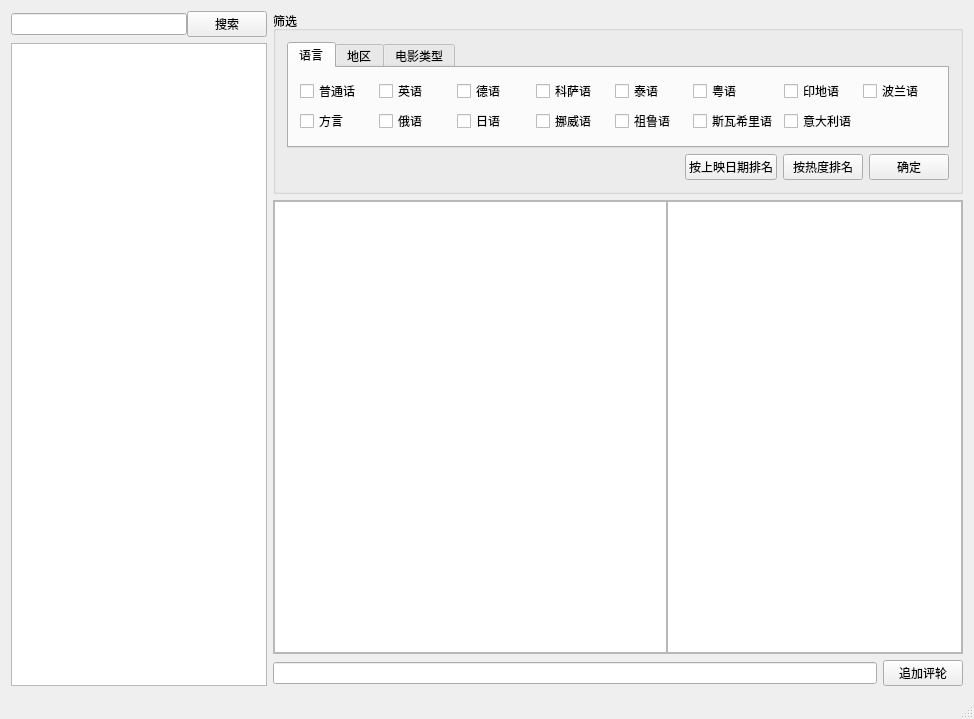
<?xml version="1.0" encoding="UTF-8"?>
<ui version="4.0">
 <class>MainWindow</class>
 <widget class="QMainWindow" name="MainWindow">
  <property name="geometry">
   <rect>
    <x>0</x>
    <y>0</y>
    <width>974</width>
    <height>719</height>
   </rect>
  </property>
  <property name="windowTitle">
   <string>MainWindow</string>
  </property>
  <widget class="QWidget" name="centralWidget">
   <layout class="QGridLayout" name="gridLayout_2">
    <item row="0" column="0" rowspan="3">
     <layout class="QVBoxLayout" name="verticalLayout">
      <item>
       <layout class="QHBoxLayout" name="horizontalLayout_2">
        <property name="spacing">
         <number>0</number>
        </property>
        <item>
         <widget class="QLineEdit" name="lineEdit_search"/>
        </item>
        <item>
         <widget class="QPushButton" name="pushButton_search">
          <property name="text">
           <string>搜索</string>
          </property>
         </widget>
        </item>
       </layout>
      </item>
      <item>
       <widget class="QListWidget" name="listWidget_movie_list">
        <property name="sizePolicy">
         <sizepolicy hsizetype="Preferred" vsizetype="Expanding">
          <horstretch>2</horstretch>
          <verstretch>0</verstretch>
         </sizepolicy>
        </property>
       </widget>
      </item>
     </layout>
    </item>
    <item row="0" column="1">
     <widget class="QGroupBox" name="groupBox_movie_type">
      <property name="sizePolicy">
       <sizepolicy hsizetype="Preferred" vsizetype="Preferred">
        <horstretch>7</horstretch>
        <verstretch>2</verstretch>
       </sizepolicy>
      </property>
      <property name="title">
       <string>筛选</string>
      </property>
      <layout class="QGridLayout" name="gridLayout_3">
       <item row="0" column="0" colspan="4">
        <widget class="QTabWidget" name="tabWidget">
         <property name="currentIndex">
          <number>0</number>
         </property>
         <widget class="QWidget" name="tab">
          <attribute name="title">
           <string>语言</string>
          </attribute>
          <layout class="QGridLayout" name="gridLayout_4">
           <item row="3" column="4">
            <widget class="QCheckBox" name="checkBox_7">
             <property name="text">
              <string>挪威语</string>
             </property>
            </widget>
           </item>
           <item row="3" column="3">
            <widget class="QCheckBox" name="checkBox_6">
             <property name="text">
              <string>日语</string>
             </property>
            </widget>
           </item>
           <item row="0" column="4">
            <widget class="QCheckBox" name="checkBox_16">
             <property name="text">
              <string>科萨语</string>
             </property>
            </widget>
           </item>
           <item row="0" column="1">
            <widget class="QCheckBox" name="checkBox_">
             <property name="text">
              <string>普通话</string>
             </property>
            </widget>
           </item>
           <item row="3" column="2">
            <widget class="QCheckBox" name="checkBox_4">
             <property name="text">
              <string>俄语</string>
             </property>
            </widget>
           </item>
           <item row="3" column="5">
            <widget class="QCheckBox" name="checkBox_18">
             <property name="text">
              <string>祖鲁语</string>
             </property>
            </widget>
           </item>
           <item row="3" column="1">
            <widget class="QCheckBox" name="checkBox_2">
             <property name="text">
              <string>方言</string>
             </property>
            </widget>
           </item>
           <item row="0" column="3">
            <widget class="QCheckBox" name="checkBox_5">
             <property name="text">
              <string>德语</string>
             </property>
            </widget>
           </item>
           <item row="0" column="2">
            <widget class="QCheckBox" name="checkBox_3">
             <property name="text">
              <string>英语</string>
             </property>
            </widget>
           </item>
           <item row="0" column="5">
            <widget class="QCheckBox" name="checkBox_17">
             <property name="text">
              <string>泰语</string>
             </property>
            </widget>
           </item>
           <item row="3" column="6">
            <widget class="QCheckBox" name="checkBox_15">
             <property name="text">
              <string>斯瓦希里语</string>
             </property>
            </widget>
           </item>
           <item row="0" column="6">
            <widget class="QCheckBox" name="checkBox_19">
             <property name="text">
              <string>粤语</string>
             </property>
            </widget>
           </item>
           <item row="3" column="7">
            <widget class="QCheckBox" name="checkBox_20">
             <property name="text">
              <string>意大利语</string>
             </property>
            </widget>
           </item>
           <item row="0" column="7">
            <widget class="QCheckBox" name="checkBox_21">
             <property name="text">
              <string>印地语</string>
             </property>
            </widget>
           </item>
           <item row="0" column="8">
            <widget class="QCheckBox" name="checkBox_22">
             <property name="text">
              <string>波兰语</string>
             </property>
            </widget>
           </item>
          </layout>
         </widget>
         <widget class="QWidget" name="tab_2">
          <attribute name="title">
           <string>地区</string>
          </attribute>
          <layout class="QGridLayout" name="gridLayout_5">
           <item row="0" column="2">
            <widget class="QCheckBox" name="checkBox_25">
             <property name="text">
              <string>中国台湾</string>
             </property>
            </widget>
           </item>
           <item row="0" column="1">
            <widget class="QCheckBox" name="checkBox_23">
             <property name="text">
              <string>中国大陆</string>
             </property>
            </widget>
           </item>
           <item row="0" column="3">
            <widget class="QCheckBox" name="checkBox_28">
             <property name="text">
              <string>日本</string>
             </property>
            </widget>
           </item>
           <item row="0" column="4">
            <widget class="QCheckBox" name="checkBox_29">
             <property name="text">
              <string>泰国</string>
             </property>
            </widget>
           </item>
           <item row="5" column="3">
            <widget class="QCheckBox" name="checkBox_27">
             <property name="text">
              <string>英国</string>
             </property>
            </widget>
           </item>
           <item row="5" column="5">
            <widget class="QCheckBox" name="checkBox_31">
             <property name="text">
              <string>意大利</string>
             </property>
            </widget>
           </item>
           <item row="5" column="2">
            <widget class="QCheckBox" name="checkBox_26">
             <property name="text">
              <string>美国</string>
             </property>
            </widget>
           </item>
           <item row="5" column="4">
            <widget class="QCheckBox" name="checkBox_30">
             <property name="text">
              <string>德国</string>
             </property>
            </widget>
           </item>
           <item row="5" column="1">
            <widget class="QCheckBox" name="checkBox_24">
             <property name="text">
              <string>中国香港</string>
             </property>
            </widget>
           </item>
           <item row="0" column="5">
            <widget class="QCheckBox" name="checkBox_32">
             <property name="text">
              <string>   挪威</string>
             </property>
            </widget>
           </item>
          </layout>
         </widget>
         <widget class="QWidget" name="tab_3">
          <attribute name="title">
           <string>电影类型</string>
          </attribute>
          <layout class="QGridLayout" name="gridLayout_6">
           <item row="0" column="2">
            <widget class="QCheckBox" name="checkBox_37">
             <property name="text">
              <string>传记</string>
             </property>
            </widget>
           </item>
           <item row="2" column="0">
            <widget class="QCheckBox" name="checkBox_34">
             <property name="text">
              <string>战争</string>
             </property>
            </widget>
           </item>
           <item row="2" column="1">
            <widget class="QCheckBox" name="checkBox_36">
             <property name="text">
              <string>剧情</string>
             </property>
            </widget>
           </item>
           <item row="0" column="1">
            <widget class="QCheckBox" name="checkBox_35">
             <property name="text">
              <string>历史</string>
             </property>
            </widget>
           </item>
           <item row="2" column="9">
            <widget class="QCheckBox" name="checkBox_46">
             <property name="text">
              <string>功夫</string>
             </property>
            </widget>
           </item>
           <item row="2" column="10">
            <widget class="QCheckBox" name="checkBox_48">
             <property name="text">
              <string> 灾难</string>
             </property>
            </widget>
           </item>
           <item row="0" column="9">
            <widget class="QCheckBox" name="checkBox_45">
             <property name="text">
              <string>艺术</string>
             </property>
            </widget>
           </item>
           <item row="0" column="0">
            <widget class="QCheckBox" name="checkBox_33">
             <property name="text">
              <string>爱情</string>
             </property>
            </widget>
           </item>
           <item row="0" column="10">
            <widget class="QCheckBox" name="checkBox_47">
             <property name="text">
              <string> 古装</string>
             </property>
            </widget>
           </item>
           <item row="2" column="2">
            <widget class="QCheckBox" name="checkBox_38">
             <property name="text">
              <string>动画</string>
             </property>
            </widget>
           </item>
           <item row="0" column="3">
            <widget class="QCheckBox" name="checkBox_39">
             <property name="text">
              <string>科幻</string>
             </property>
            </widget>
           </item>
           <item row="2" column="3">
            <widget class="QCheckBox" name="checkBox_40">
             <property name="text">
              <string>冒险</string>
             </property>
            </widget>
           </item>
           <item row="0" column="5">
            <widget class="QCheckBox" name="checkBox_41">
             <property name="text">
              <string> 奇幻</string>
             </property>
            </widget>
           </item>
           <item row="2" column="5">
            <widget class="QCheckBox" name="checkBox_42">
             <property name="text">
              <string>悬疑</string>
             </property>
            </widget>
           </item>
           <item row="2" column="6">
            <widget class="QCheckBox" name="checkBox_44">
             <property name="text">
              <string>犯罪</string>
             </property>
            </widget>
           </item>
           <item row="0" column="6">
            <widget class="QCheckBox" name="checkBox_43">
             <property name="text">
              <string> 恐怖</string>
             </property>
            </widget>
           </item>
          </layout>
         </widget>
        </widget>
       </item>
       <item row="1" column="0">
        <spacer name="horizontalSpacer">
         <property name="orientation">
          <enum>Qt::Horizontal</enum>
         </property>
         <property name="sizeHint" stdset="0">
          <size>
           <width>40</width>
           <height>20</height>
          </size>
         </property>
        </spacer>
       </item>
       <item row="1" column="3">
        <widget class="QPushButton" name="pushButton_ok">
         <property name="text">
          <string>确定</string>
         </property>
        </widget>
       </item>
       <item row="1" column="2">
        <widget class="QPushButton" name="pushButton_chick">
         <property name="text">
          <string>按热度排名</string>
         </property>
        </widget>
       </item>
       <item row="1" column="1">
        <widget class="QPushButton" name="pushButton_date">
         <property name="text">
          <string>按上映日期排名</string>
         </property>
        </widget>
       </item>
      </layout>
     </widget>
    </item>
    <item row="1" column="1">
     <widget class="QFrame" name="frame">
      <property name="sizePolicy">
       <sizepolicy hsizetype="Preferred" vsizetype="Preferred">
        <horstretch>8</horstretch>
        <verstretch>8</verstretch>
       </sizepolicy>
      </property>
      <property name="frameShape">
       <enum>QFrame::StyledPanel</enum>
      </property>
      <property name="frameShadow">
       <enum>QFrame::Raised</enum>
      </property>
      <layout class="QGridLayout" name="gridLayout">
       <property name="leftMargin">
        <number>0</number>
       </property>
       <property name="topMargin">
        <number>0</number>
       </property>
       <property name="rightMargin">
        <number>0</number>
       </property>
       <property name="bottomMargin">
        <number>0</number>
       </property>
       <property name="spacing">
        <number>0</number>
       </property>
       <item row="0" column="1">
        <widget class="QTextEdit" name="textEdit_commond_list">
         <property name="sizePolicy">
          <sizepolicy hsizetype="Preferred" vsizetype="Preferred">
           <horstretch>3</horstretch>
           <verstretch>0</verstretch>
          </sizepolicy>
         </property>
        </widget>
       </item>
       <item row="0" column="0">
        <widget class="QTextEdit" name="textEdit_movie_info">
         <property name="sizePolicy">
          <sizepolicy hsizetype="Preferred" vsizetype="Expanding">
           <horstretch>4</horstretch>
           <verstretch>0</verstretch>
          </sizepolicy>
         </property>
        </widget>
       </item>
      </layout>
     </widget>
    </item>
    <item row="2" column="1">
     <layout class="QHBoxLayout" name="horizontalLayout">
      <item>
       <widget class="QLineEdit" name="lineEdit"/>
      </item>
      <item>
       <widget class="QPushButton" name="pushButton_apend_commond">
        <property name="text">
         <string>追加评轮</string>
        </property>
       </widget>
      </item>
     </layout>
    </item>
   </layout>
  </widget>
  <widget class="QMenuBar" name="menuBar">
   <property name="geometry">
    <rect>
     <x>0</x>
     <y>0</y>
     <width>974</width>
     <height>23</height>
    </rect>
   </property>
  </widget>
  <widget class="QStatusBar" name="statusBar"/>
 </widget>
 <layoutdefault spacing="6" margin="11"/>
 <resources/>
 <connections/>
</ui>
